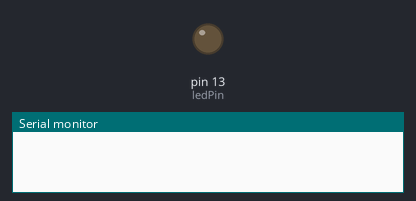
The sketch below on a simulated Arduino Uno, built with avr-gcc and run on an emulated ATmega328P. Parts: output pins drawn as LEDs (lit = HIGH), the last lines printed to the serial monitor. Dashed ring = blinking.

Above: at 0.7 s.
At 1.7 s:
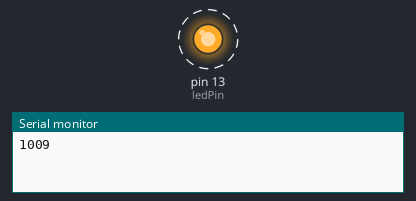
Timing chart, 0 to 3.3 s (numbered marks = the images above):
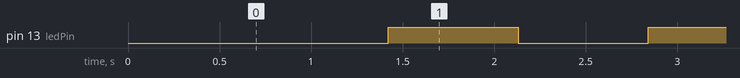

Measured:
- by itself, pin 13 (ledPin): alternates HIGH for 0.71 s and LOW for 0.71 s

The sketch:

Tasks_Arduino_Timer.ino
```cpp
/*
 * Tasks launched in Arduino, without preemption, but with timer 1 setting a regular time base - TICK
 * Two tasks, one blinks a LED the other prints time to the serial monitor
 */


#include <TimerOne.h>

#define TIME1 70   // period of Task_LED in TICKs
#define TIME2 100  // period of Task_Serial in TICKs
#define TICK 10000  // TICK in microseconds

const int ledPin = 13; // define pin of built in LED to output

void setup()
{
  pinMode (ledPin, OUTPUT); // set the pin to output

  Serial.begin(9600);

  Timer1.initialize(TICK); // initialize Timer 1 to count "TICK" in microseconds
  Timer1.attachInterrupt(taskSched);  // attach an interrupt service routing to the timer (1 interrupt every TICK us)
}

void loop(){}

//Function called by the Timer as an interruption
// used to schedule the tasks
void taskSched(void){
  task_LED();
  task_Serial();
}


////////////////
// task_LED
// toggles LED every TIME1 ticks (SW timer 1)
void task_LED(void) {
  static int time1=TIME1;
  static byte LEDstate=HIGH;

  if(time1)
    time1--; // if time1 not 0, decrement
  else {
    time1 = TIME1; // reset to SW timer 1
    // do here the task code, to run every TIME1 ticks
    LEDstate = !LEDstate;
    digitalWrite(ledPin,LEDstate);
  }
}


////////////////
// task_Serial
// Writes current time in ms to the serial monitor every TIME2 ticks (SW timer 2)
void task_Serial(void) {
  static int time2=TIME2;

  if(time2)
    time2--; // if time2 not 0, decrement
  else {
    time2 = TIME2; // reset to SW timer 2
    // do here the task code, to run every TIME2 ticks
    Serial.println(millis());
  }
}
```
